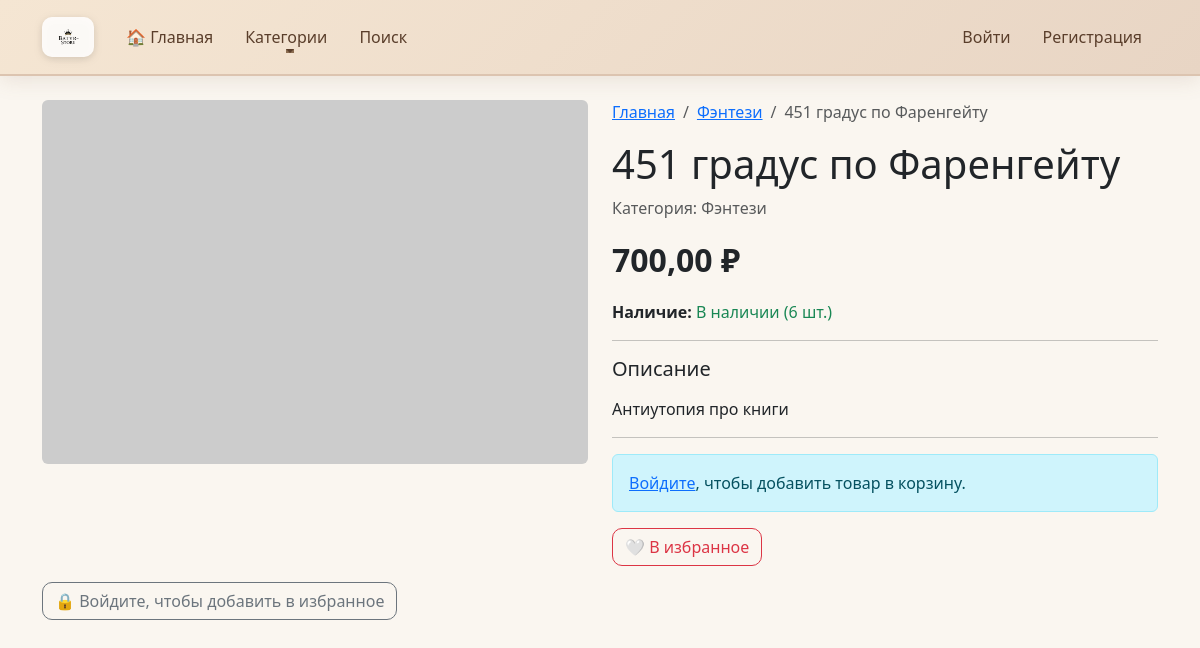
/product/451/, run on the app's committed database.
### core/shop/models.py (models this page shows, shortened)
class Product(models.Model):
    category = models.ForeignKey(Category, on_delete=models.CASCADE, related_name='products')
    name = models.CharField(max_length=255)
    slug = models.SlugField(max_length=255, unique=True, blank=True)  # <-- разрешаем пустой для авто-генерации
    description = models.TextField()
    price = models.DecimalField(max_digits=10, decimal_places=2)
    discount = models.DecimalField(max_digits=5, decimal_places=2, default=0.00, help_text='Скидка в %')
    stock = models.PositiveIntegerField(default=0)
    available = models.BooleanField(default=True)
    image = models.ImageField(upload_to=product_image_path, blank=True, null=True)
    created_by = models.ForeignKey(User, on_delete=models.SET_NULL, null=True, blank=True, related_name='created_products')  # <-- добавлено
    created_at = models.DateTimeField(auto_now_add=True)
    updated_at = models.DateTimeField(auto_now=True)
    class Meta:
        ordering = ['-created_at']

class Category(models.Model):
    name = models.CharField(max_length=200, unique=True)
    slug = models.SlugField(max_length=200, unique=True)
    parent = models.ForeignKey('self', on_delete=models.CASCADE, null=True, blank=True, related_name='children')
    image = models.ImageField(upload_to=category_image_path, blank=True, null=True)
    created_at = models.DateTimeField(auto_now_add=True)
    class Meta:
        verbose_name_plural = 'Categories'
        ordering = ['name']

### core/shop/views.py (the view)
# urls.py: path('product/<slug:slug>/', views.ProductDetailView.as_view(), name='product_detail'),
class ProductDetailView(DetailView):
    model = Product
    template_name = 'shop/product_detail.html'
    context_object_name = 'product'
    def get_context_data(self, **kwargs):
        context = super().get_context_data(**kwargs)
        if self.request.user.is_authenticated:
            context['is_favorite'] = Favorite.objects.filter(
                user=self.request.user,
                product=self.object
            ).exists()
        return context

### core/cart/context_processors.py (called while the page is built)
def cart_total(request):
    if request.user.is_authenticated:
        cart, _ = Cart.objects.get_or_create(user=request.user)
        return {
            'cart_total_items': cart.total_items,
            'cart_total_price': cart.total_price,
        }
    return {
        'cart_total_items': 0,
        'cart_total_price': 0,
    }

### core/shop/context_processors.py (called while the page is built)
def categories_nav(request):
    return {
        'categories': Category.objects.all()
    }

### templates/shop/product_detail.html (shortened to what this page needs)
{% extends 'base.html' %}
{% block content %}
    <div class="row">
        <div class="col-md-6">
            {% if product.image %}
                <img src="{{ product.image.url }}" class="img-fluid rounded" alt="{{ product.name }}">
            {% else %}
                <img src="https://via.placeholder.com/600x400" class="img-fluid rounded" alt="No image">
            {% endif %}
        </div>
        <div class="col-md-6">
            <nav aria-label="breadcrumb">
                <ol class="breadcrumb">
                    <li class="breadcrumb-item"><a href="{% url 'shop:product_list' %}">Главная</a></li>
                    <li class="breadcrumb-item"><a href="{% url 'shop:category_detail' product.category.slug %}">{{ product.category.name }}</a></li>
                    <li class="breadcrumb-item active">{{ product.name }}</li>
                </ol>
            </nav>
            <h1>{{ product.name }}</h1>
            <p class="text-muted">Категория: {{ product.category.name }}</p>
            <div class="mb-3">
                {% if product.discount > 0 %}
                    <span class="text-muted text-decoration-line-through fs-5">{{ product.price }} ₽</span>
                    <span class="text-danger fw-bold fs-2">{{ product.final_price }} ₽</span>
                    <span class="badge bg-success fs-6">-{{ product.discount }}%</span>
                {% else %}
                    <span class="fw-bold fs-2">{{ product.price }} ₽</span>
                {% endif %}
            </div>
            <p><strong>Наличие:</strong>
                {% if product.stock > 0 %}
                    <span class="text-success">В наличии ({{ product.stock }} шт.)</span>
                {% else %}
                    <span class="text-danger">Нет в наличии</span>
                {% endif %}
            </p>
            <hr>
            <h5>Описание</h5>
            <p>{{ product.description|linebreaks }}</p>
            <hr>
            {% if user.is_authenticated %}
                {% if product.stock > 0 %}
                    <div class="mt-3">
                        <div class="row g-2 align-items-center">
                            <div class="col-auto">
                                <label for="quantity" class="col-form-label">Количество:</label>
                            </div>
                            <div class="col-auto">
                                <input type="number" id="quantity" name="quantity" value="1" min="1" max="{{ product.stock }}" class="form-control" style="width: 80px;">
                            </div>
                            <div class="col-auto">
                                <button class="btn btn-success btn-lg add-to-cart-btn"
                                        data-url="{% url 'cart:api_add' product.slug %}">
                                    🛒 Добавить в корзину
                                </button>
                            </div>
                        </div>
                    </div>
                {% else %}
                    <div class="alert alert-warning mt-3">Товара нет в наличии</div>
                {% endif %}
            {% else %}
                <div class="alert alert-info mt-3">
                    <a href="{% url 'account_login' %}">Войдите</a>, чтобы добавить товар в корзину.
                </div>
            {% endif %}
            <div class="mt-3">
                <a href="#" class="btn btn-outline-danger">
                    🤍 В избранное
                </a>
            </div>
        </div>
    </div>
<div class="mt-3">
    {% if user.is_authenticated %}
        <button class="btn {% if is_favorite %}btn-danger{% else %}btn-outline-danger{% endif %} favorite-btn"
                data-url="{% url 'shop:api_toggle_favorite' product.slug %}">
            {% if is_favorite %}
                ❤️ В избранном
            {% else %}
                🤍 В избранное
            {% endif %}
        </button>
    {% else %}
        <a href="{% url 'account_login' %}" class="btn btn-outline-secondary">
            🔒 Войдите, чтобы добавить в избранное
        </a>
    {% endif %}
</div>
{% endblock %}

### static/css/style.css (style rules this page uses)
body { background: #faf6f0; font-family: 'Segoe UI', Tahoma, Geneva, Verdana, sans-serif; min-height: 100vh; }
.btn { border-radius: 10px; font-weight: 500; transition: all 0.3s ease; }

### data on the page
Product: category.name "Фэнтези", name "451 градус по Фаренгейту", price "700,00", stock "6", description "Антиутопия про книги"
